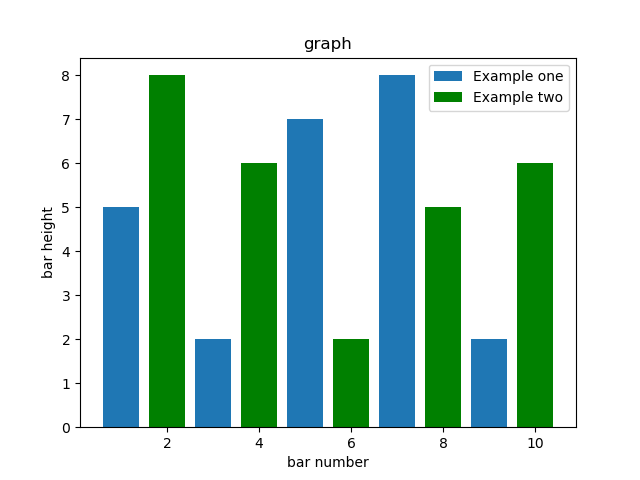

Here is the Python script that generated this plot:
# -*- coding: utf-8 -*-


# import numpy as np
# import pandas as pd
import matplotlib.pyplot as plt

# 条形图
plt.bar([1, 3, 5, 7, 9], [5, 2, 7, 8, 2], label='Example one')
plt.bar([2, 4, 6, 8, 10], [8, 6, 2, 5, 6], label='Example two', color='g')
plt.xlabel('bar number')
plt.ylabel('bar height')
plt.title('graph')
plt.legend()

plt.savefig('matplotlib_03.png')
plt.show()



